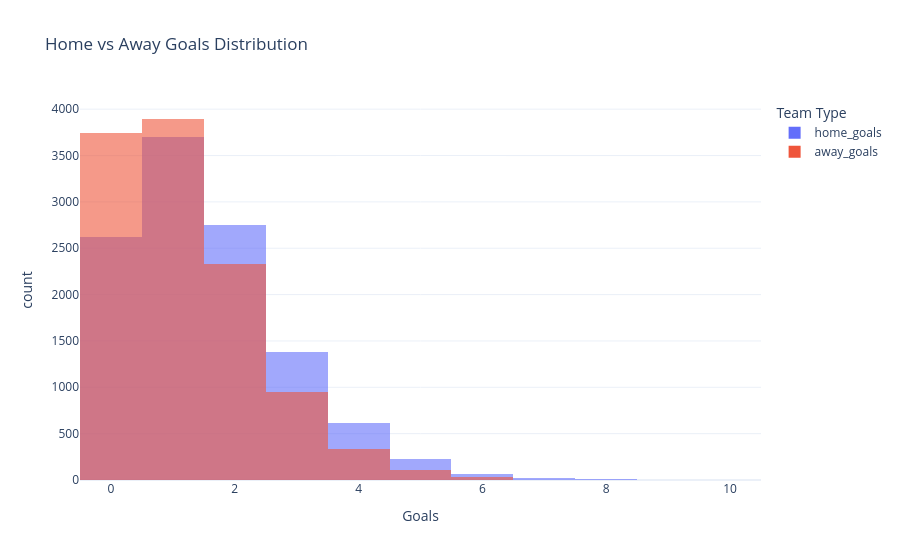

The code cell stored with this chart in its notebook:
### Code cell
fig2 = px.histogram(
    df,
    x=["home_goals", "away_goals"],
    barmode="overlay",
    opacity=0.6,
    nbins=15,
    title="Home vs Away Goals Distribution",
    labels={"value": "Goals", "variable": "Team Type"}
)

fig2.update_layout(template="plotly_white")
fig2.show()

### Figure 1 — Plotly figure (JSON) as saved in the notebook; plotly's stock layout.template omitted (floating-point values rounded to 4 significant figures; data arrays with more than 128 entries replaced by an {"elided": "..."} marker saying what was removed)
{"data": [{"bingroup": "x", "hovertemplate": "Team Type=home_goals<br>Goals=%{x}<br>count=%{y}<extra></extra>", "legendgroup": "home_goals", "marker": {"color": "#636efa", "opacity": 0.6, "pattern": {"shape": ""}}, "name": "home_goals", "nbinsx": 15, "orientation": "v", "showlegend": true, "type": "histogram", "x": {"elided": "11400 int values"}, "xaxis": "x", "yaxis": "y"}, {"bingroup": "x", "hovertemplate": "Team Type=away_goals<br>Goals=%{x}<br>count=%{y}<extra></extra>", "legendgroup": "away_goals", "marker": {"color": "#EF553B", "opacity": 0.6, "pattern": {"shape": ""}}, "name": "away_goals", "nbinsx": 15, "orientation": "v", "showlegend": true, "type": "histogram", "x": {"elided": "11400 int values"}, "xaxis": "x", "yaxis": "y"}], "layout": {"barmode": "overlay", "legend": {"title": {"text": "Team Type"}, "tracegroupgap": 0}, "title": {"text": "Home vs Away Goals Distribution"}, "xaxis": {"anchor": "y", "domain": [0, 1], "title": {"text": "Goals"}}, "yaxis": {"anchor": "x", "domain": [0, 1], "title": {"text": "count"}}}}
